Frame 1 (no input): blank canvas, image omitted
Frame 60 (no input): blank canvas, image omitted
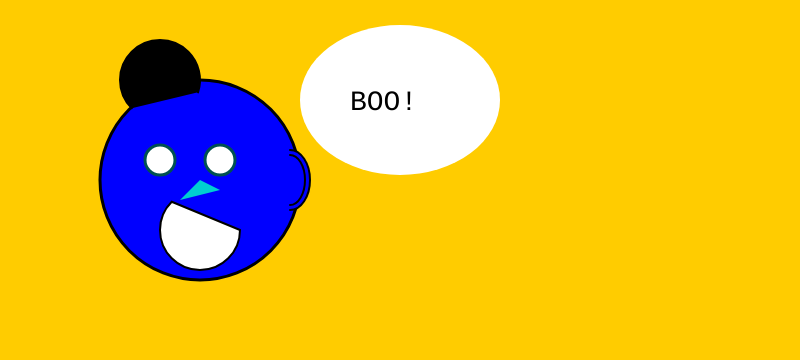
Frame 120 (the mouse pressed at the canvas centre since frame 60)

The p5.js sketch whose frames 1 and 60 were blank and that drew this single picture after the mouse press (run headless with seeded random() and noise() and a simulated clock; from frame 60 on, the mouse is pressed at the canvas centre):

// p5.js sketch
// ── sketch.js
// position variables
var x;
var y = 180;

// size variables
var s = 200;

function setup() {
	createCanvas(800, 360);
    x = width/2;
}

function draw() {
	background(255, 204, 0);
    if (mouseIsPressed) {
    if (mouseButton === LEFT) {

    // shapes with xy coordinate + size

    fill('blue');
    stroke(0);
    strokeWeight(3);
     
    // face area
    //x = mouseX;
    //y = mouseY;
	ellipse(200, 180, 200); // face

	fill('0, 81, 82, 127');
	stroke(0, 81, 82);
	circle(220, 160, 30); // right eye
	circle(160, 160, 30, 10); // left eye

    // mouth
	stroke('Black');
	strokeWeight(2);
	fill('white');
	arc(200, 230, 80, 80, 0, PI + QUARTER_PI, CHORD);

    // right ear
    fill('blue');
	arc(290, 180, 40, 60, -HALF_PI, HALF_PI);
	arc(290, 180, 30, 50, -HALF_PI, HALF_PI);

    // shapes that are only xy points

    // Hat
    fill('black');
    arc(160, 80, 80, 80, PI * 0.75, PI * 0.1, OPEN);

    // nose
    fill('DARKTURQUOISE');
    noStroke();
    triangle(200, 180, 180, 200, 220, 190);

    fill("white");
    noStroke();
    ellipse(400, 100, 200, 150);

     fill("black");
    textSize(28);
    textFont("monospace");
    text("BOO!", 350, 110);
}
}
}
